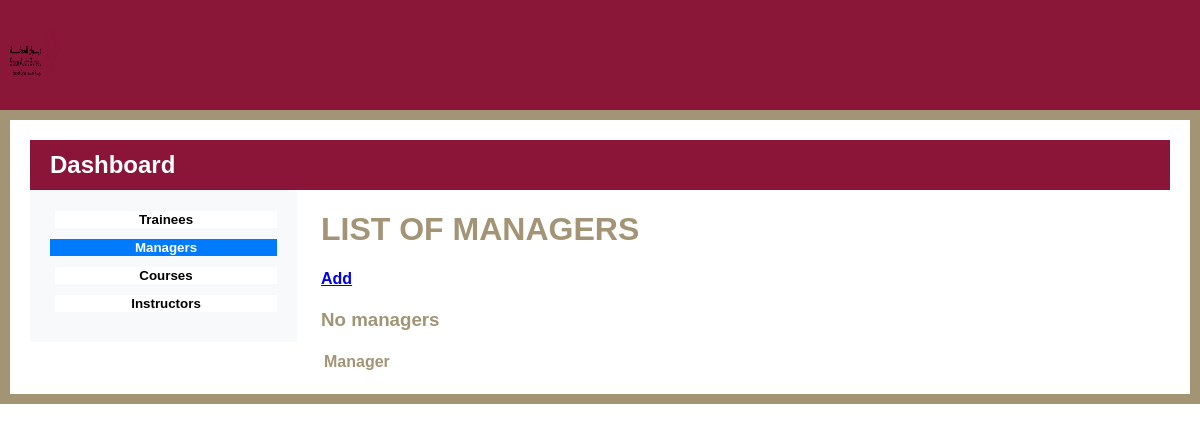
Before: /managers/ with the older database file.
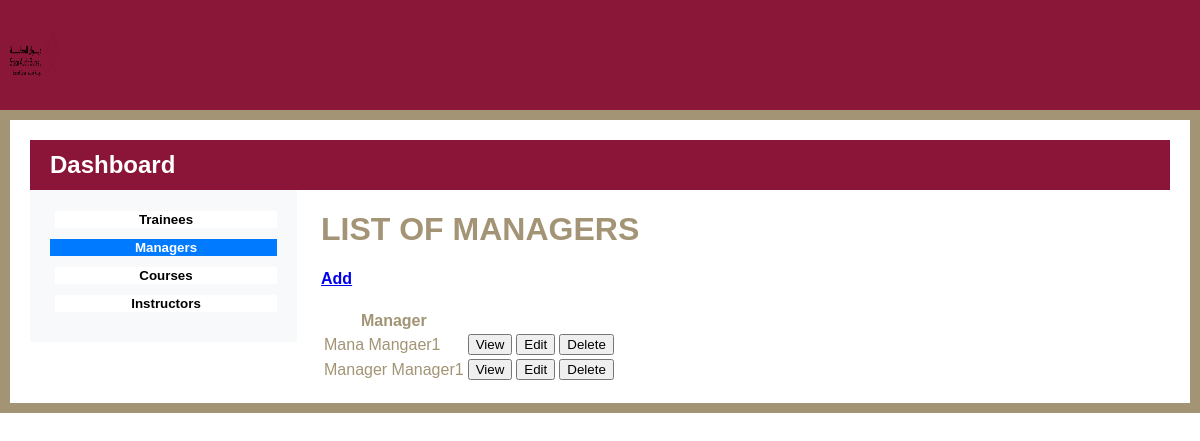
After: the same page with the newer database file.
### base/models.py (models this page shows)
class Manager(models.Model):
    manager = models.OneToOneField(CustomUser, on_delete=models.CASCADE)
    phone = models.CharField(max_length=100)
    organization = models.CharField(max_length=100)
    def __str__(self):
            return self.manager.first_name + ' ' + self.manager.last_name

### accounts/models.py (models this page shows, shortened)
class CustomUser(AbstractUser):
    username = models.CharField(max_length=11, unique=True)
    email = models.EmailField(max_length=254)
    first_name = models.CharField(max_length=30)
    last_name = models.CharField(max_length=30)
    ROLE_CHOICES = (
        ('trainee', 'Trainee'),
        ('admin', 'Admin'),
        ('manager', 'Manager'),
    )
    role = models.CharField(max_length=10, choices=ROLE_CHOICES, default="trainee")
    secret_key = models.CharField(max_length=16, blank=True, null=True)
    USERNAME_FIELD = "username"
    REQUIRED_FIELDS = "email", "first_name", "last_name", "role"

### base/views.py (the view)
# urls.py: path('managers/', manager_list, name="managers"),
def manager_list(request):
    managers = Manager.objects.all()
    context = {'managers': managers}
    return render(request, 'base/admin_dashboard/manager_list.html', context)

### base/templates/base/admin_dashboard/manager_list.html (shortened to what this page needs)
{% load static %}
<!DOCTYPE html>
<html>
   <head>
      <link rel="stylesheet" href="https://cdnjs.cloudflare.com/ajax/libs/font-awesome/6.3.0/css/all.min.css" />
	  <link rel="stylesheet" href="https://cdnjs.cloudflare.com/ajax/libs/bootstrap/5.3.0-alpha1/css/bootstrap-grid.min.css" />
    <link rel="stylesheet" href="{% static 'css/reg_style.css' %}">
</head>
   <body>
    <div class="header">
      <div class="logo">
         <img src="{% static 'img/primary-rgb-state-audit-bureau-1@2x.png' %}" alt="Logo">
       </div>
    </div>
<div class="gold-border container-fluid">
   <div class="maroon-bar">
      <h2>Dashboard</h2>
   </div>
   <div class="row">
      <div class="col-lg-3 col-md-4 col-sm-5 bg-light order-sm-1">
         <div class="left-pane">
            <a href="{% url 'trainees' %}"><button class="btn" id="trainees-button">Trainees</button></a>
            <a href="{% url 'managers' %}"><button class="btn active" id="managers-button">Managers</button></a>
            <a href="{% url 'courses' %}"><button class="btn" id="courses-button">Courses</button></a>
            <a href="{% url 'instructors' %}"><button class="btn" id="managers-button">Instructors</button></a>
         </div>
      </div>
      <div class="col-lg-9 col-md-8 col-sm-7 bg-secondary order-sm-2">
               <div id="trainees-content">
                  <h1>LIST OF MANAGERS</h1>
                  <h4><a href="{% url 'manager-create' %}">Add</a></h4>
                  <table>
                     <tr>
                         <th>Manager</th>
                         <th></th>
                         <th></th>
                         <th></th>
                     </tr>
                     {% for manager in managers %}
                     <tr>
                        <td>{{manager}}</td>
                        <td><a href="{% url 'manager' manager.id %}"><button class="btn btn-outline-primary btn-sm mr-2">View</button></a></td>
                        <td><a href="{% url 'manager-update' manager.id %}"><button class="btn btn-outline-success btn-sm">Edit</button></a></td>
                        <td><a href="{% url 'manager-delete' manager.id %}"><button class="btn btn-outline-success btn-sm">Delete</button></a></td>
                     </tr>
                     {%empty%}
                     <h3>No managers</h3>
                     {% endfor %}
                 </table>
               </div>
</body>
</html>

### base/static/css/reg_style.css (style rules this page uses)
* { box-sizing: border-box; }
body { margin: 0; font-family: sans-serif; color: #A29475; }
.header { display: flex; justify-content: space-between; align-items: center; padding: 10px; background-color: #8A1738; height: 110px; }
.logo img { height: 50px; width: 50px; }

### base/templates/base/admin_dashboard/manager_list.html (style rules this page uses)
body { margin: 20px; background-color: #fff; }
.gold-border { border: 10px solid#A29475; padding: 20px; background-color: #fff; }
.maroon-bar { background-color: #8A1538; color: #fff; height: 50px; display: flex; align-items: center; justify-content: flex-start; padding: 0 20px; }
.maroon-bar h2 { margin: 0; font-weight: bold; font-size: 24px; }
.left-pane { background-color: #f8f9fa; padding: 20px; }
.left-pane button { background-color: #fff; color: #000; font-weight: bold; margin-bottom: 10px; border: none; border-left: 5px solid #f8f9fa; width: 100%; }
.left-pane button.active { background-color: #007bff; color: #fff; border-color: #007bff; }

Changed rows visible on the page:
added Manager: manager.last_name "Mana Mangaer1"
added Manager: manager.last_name "Manager Manager1"
Other visible differences:
text no longer shown: "No managers"
